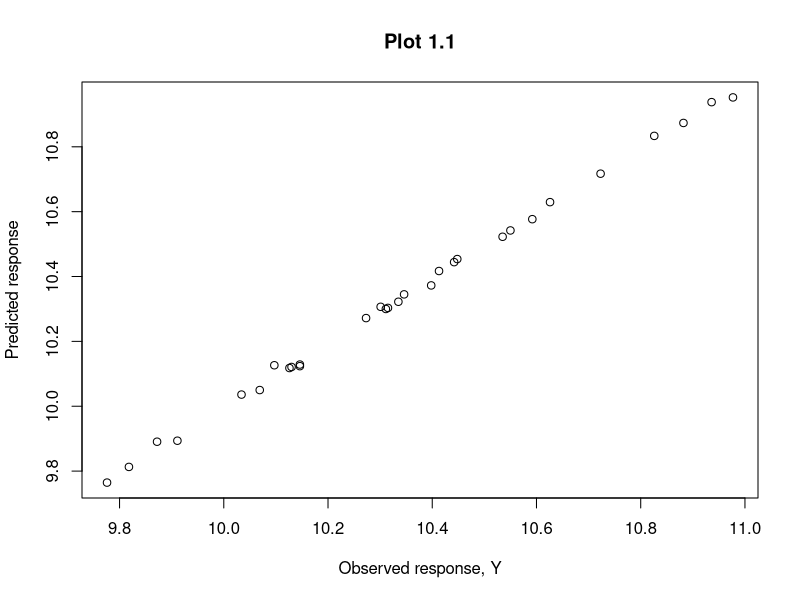
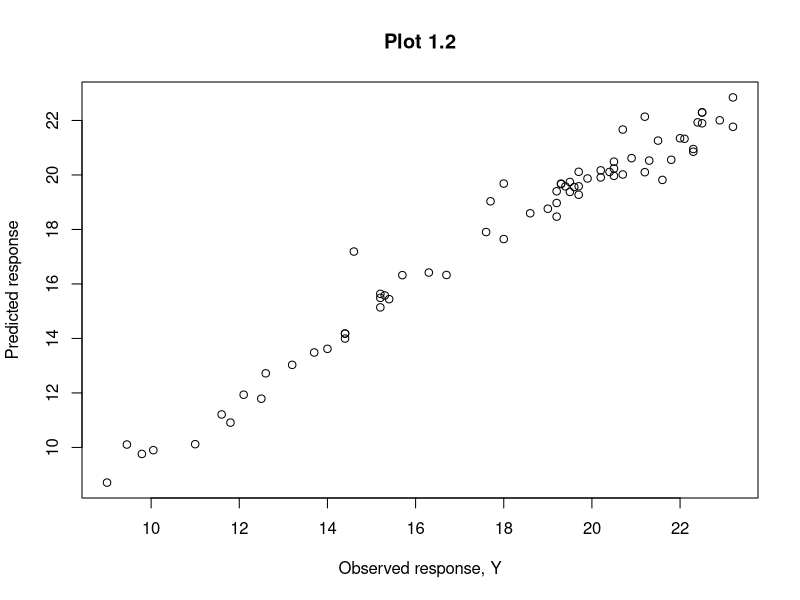
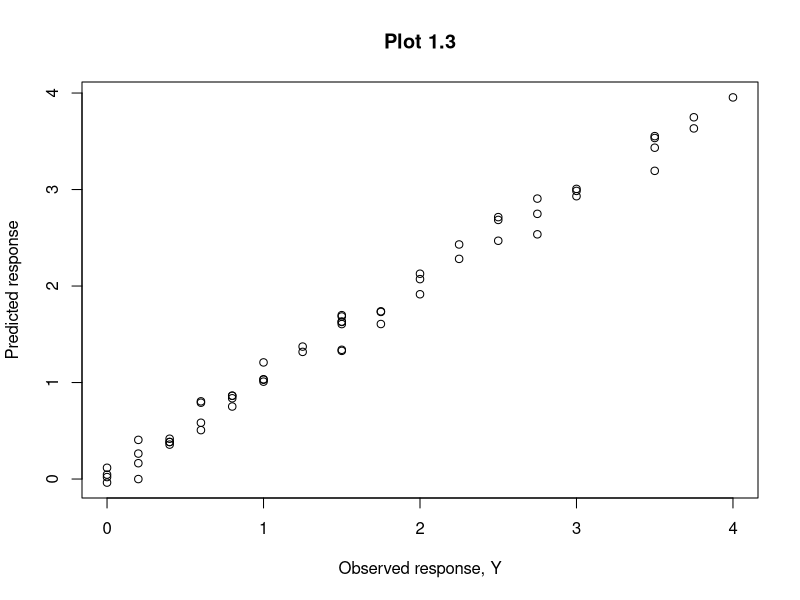

Write the R code that produced these figures, in order.
rm(list=ls())
library(pls)
library(glmnet)
library(MASS)

best_comps = c(0,0,0)
rmses_11 = c(0,0,0)

# Load in moisture in corn data
ycal <- read.table("data/chapter1/Parameters in corn/y1cal.txt", quote="\"", comment.char="")
ytest <- read.table("data/chapter1/Parameters in corn/y1test.txt", quote="\"", comment.char="")
Xcal <-  read.table("data/chapter1/Parameters in corn/Xcal.txt", quote="\"", comment.char="")
Xtest <- read.table("data/chapter1/Parameters in corn/Xtest.txt", quote="\"", comment.char="")
x=t(Xcal)
xx=t(Xtest)
y=ycal$V1

# Cross validate for moisture in corn data in the training data
pls_fit = plsr(y~x, scale = FALSE, validation = "CV", segment.type="consecutive")

# Find best number of components to use acording to CV
best_ncomp <- which.min(pls_fit$validation$adj)
best_comps[1] <- best_ncomp

cat("Found best number of components to be ", best_ncomp, "\n")
print(pls_fit$validation$adj)
cat("\n")

# Train model on best ncomps
gas <- plsr(y~x, ncomp=best_ncomp)


# Predicting in the test data
new=data.frame(x=xx)
new=t(data.frame(x=Xtest))
# Predict using best model
p=predict(gas,newdata=new)[,,best_ncomp]
pred_pls=p

ytest=ytest$V1

rmses_11[1] <- sqrt(mean((ytest-pred_pls)^2))

# Plot predicted vs observed responses regarding moisture in corn for PLS (part of Plot 1.1)
plot(ytest,pred_pls,xlab="Observed response, Y",ylab="Predicted response", main="Plot 1.1")



# Load in protein in meat data
ycal <- read.table("data/chapter1/Parameters in meat/y3cal.txt", quote="\"", comment.char="")
ytest <- read.table("data/chapter1/Parameters in meat/y3test.txt", quote="\"", comment.char="")
Xcal <-  read.table("data/chapter1/Parameters in meat/Xcal.txt", quote="\"", comment.char="")
Xtest <- read.table("data/chapter1/Parameters in meat/Xtest.txt", quote="\"", comment.char="")
x=t(Xcal)
xx=t(Xtest)
y=ycal$V1

# Cross validate for protein in meat data
pls_fit = plsr(y~x, scale = FALSE, validation = "CV", segment.type="consecutive")

# Find best number of components to use according to CV
best_ncomp <- which.min(pls_fit$validation$adj)
best_comps[2] <- best_ncomp

cat("Found best number of components to be ", best_ncomp, "\n")
print(pls_fit$validation$adj)
cat("\n")

# Train model on best ncomps
gas <- plsr(y~x, ncomp=best_ncomp)

new=data.frame(x=xx)
new=t(data.frame(x=Xtest))

# Predict using best model
p=predict(gas,newdata=new)[,,best_ncomp]
pred_pls=p

ytest=ytest$V1

rmses_11[2] <- sqrt(mean((ytest-pred_pls)^2))

# Plot predicted vs observed responses regarding protein in meat for PLS (part of Plot 1.2)
plot(ytest,pred_pls,xlab="Observed response, Y",ylab="Predicted response", main="Plot 1.2")





# Load in tetracycline data
ycal <- read.table("data/chapter1/Tetracycline in serum/ycal.txt", quote="\"", comment.char="")
ytest <- read.table("data/chapter1/Tetracycline in serum/ytest.txt", quote="\"", comment.char="")
Xcal <-  read.table("data/chapter1/Tetracycline in serum/Xcal.txt", quote="\"", comment.char="")
Xtest <- read.table("data/chapter1/Tetracycline in serum/Xtest.txt", quote="\"", comment.char="")
x=t(Xcal)
xx=t(Xtest)
y=ycal$V1

# Cross validate for tetracycline in serum data
pls_fit = plsr(y~x, scale = FALSE, validation = "CV", segment.type="consecutive")

# Find best number of components to use according to CV
best_ncomp <- which.min(pls_fit$validation$adj)
best_comps[3] <- best_ncomp

cat("Found best number of components to be ", best_ncomp, "\n")
print(pls_fit$validation$adj)
cat("\n")

# Train model on best ncomps
gas <- plsr(y~x, ncomp=best_ncomp)

new=data.frame(x=xx)
new=t(data.frame(x=Xtest))

# Predict using best model
p=predict(gas,newdata=new)[,,best_ncomp]
pred_pls=p

ytest=ytest$V1

rmses_11[3] <- sqrt(mean((ytest-pred_pls)^2))

# Plot predicted vs observed responses regarding tetracycline in serum for PLS (part of Plot 1.3)
plot(ytest,pred_pls,xlab="Observed response, Y",ylab="Predicted response", main="Plot 1.3")


titles = c("Moisture", "Protein", "Tetracycline")
cat("Table 1.1 (Only PLS)\n   Dataset | Components | RMSE\n")
for (x in 1:3) {
  cat(titles[x], " | ", best_comps[x], " | ", rmses_11[x], "\n")
}
